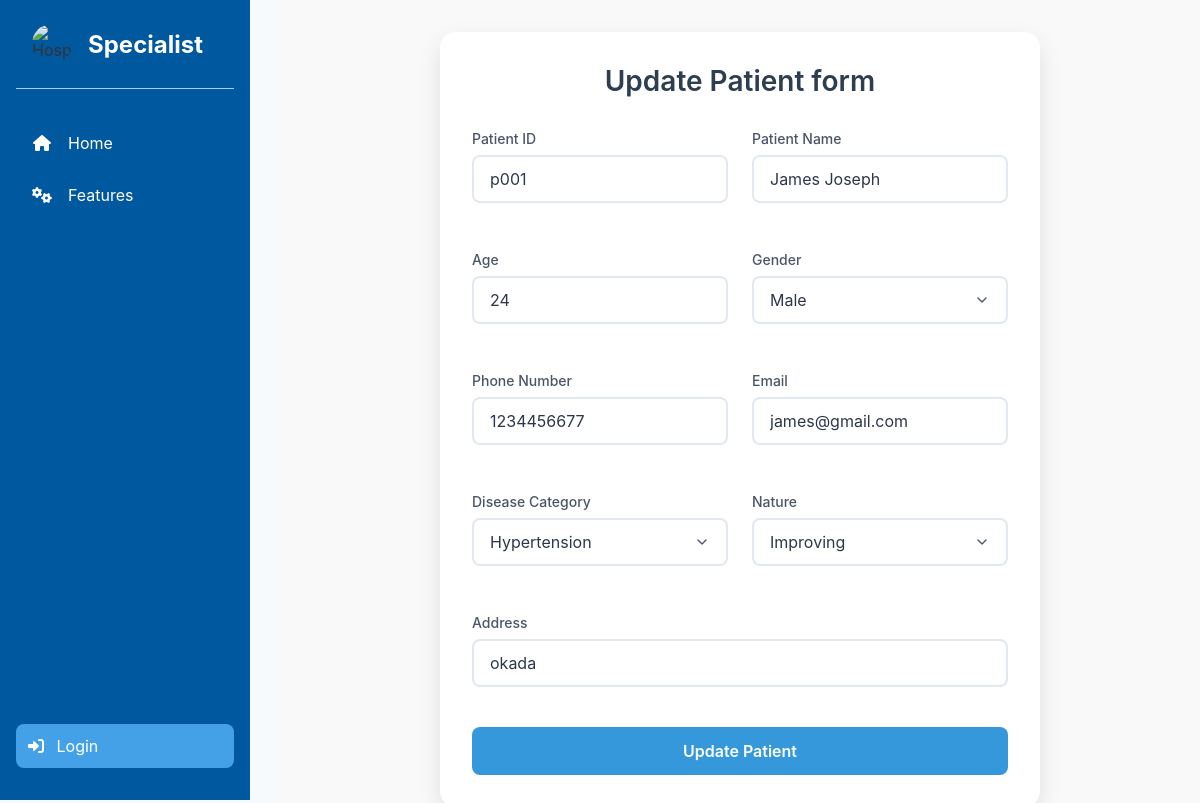
The app's page /update/5/ with its own data.
### CRM/models.py (models this page shows, shortened)
class Patient(models.Model):
    GENDER_CHOICES = [
        ('male', 'Male'),
        ('female', 'Female'),
        ('other', 'Other'),
    ]
    DISEASE_CATEGORY_CHOICES = [
        ('hypertension', 'Hypertension'),
        ('diabetes', 'Diabetes'),
        ('asthma', 'Asthma'),
        ('arthritis', 'Arthritis'),
        ('other', 'Other'),
    ]
    NATURE_CHOICES = [
        ('better', 'Better'),
        ('improving', 'Improving'),
        ('worsen', 'Worsen'),
    ]
    patient_id = models.CharField(max_length=50, unique=True)
    name = models.CharField(max_length=100)
    age = models.PositiveIntegerField()
    gender = models.CharField(max_length=10, choices=GENDER_CHOICES)
    phone = models.CharField(max_length=15)
    email = models.EmailField(unique=True)
    disease_category = models.CharField(max_length=20, choices=DISEASE_CATEGORY_CHOICES)
    nature = models.CharField(max_length=10, choices=NATURE_CHOICES)
    address = models.TextField()

### CRM/views.py (the view, shortened to what this page needs)
# urls.py: path('update/<int:pk>/', views.update, name='update'),
def update(request, pk):
    patient = get_object_or_404(Patient, pk=pk)
    return render(request, 'update.html', {'patient': patient})

### templates/update.html (shortened to what this page needs)
{%load static%}
<!DOCTYPE html>
<html lang="en">
<head>
    <link rel="stylesheet" href="{% static 'styles.css' %}">
    <link rel="stylesheet" href="https://cdnjs.cloudflare.com/ajax/libs/font-awesome/6.0.0-beta3/css/all.min.css">
</head>
<body>
    <aside class="sidebar" id="sidebar">
        <div class="logo-container">
            <img src="https://i.pinimg.com/736x/34/14/03/341403d15bcffea3bb9c9ab1424e8420.jpg" alt="Hospital Logo">
            <span>Specialist</span>
        </div>
        <ul class="nav-menu">
            <li class="nav-item">
                <a href="{% url 'index' %}" class="nav-link">
                    <i class="fas fa-home"></i>
                    <span>Home</span>
                </a>
            </li>
            <li class="nav-item">
                <a href="{% url 'features' %}" class="nav-link">
                    <i class="fas fa-cogs"></i>
                    <span>Features</span>
                </a>
            </li>
        </ul>
        {% if user.is_authenticated %}
            <a href="{% url 'logout' %}" class="logout-btn">
                <i class="fas fa-sign-out-alt"></i> Logout
            </a>
        {% else %}
            <a href="{% url 'login' %}" class="logout-btn">
                <i class="fas fa-sign-in-alt"></i> Login
            </a>
        {% endif %}
    </aside>
    <main class="main-content">
        <div class="registration-container">
            <h2>Update Patient form</h2>
            <form id="patientForm" action="{% url 'update' patient.pk %}" onsubmit="handleRegistration(event)" method="POST">
                <div class="form-grid">
                    <div class="form-group">
                        <label for="patientId">Patient ID</label>
                        <input type="text" id="patientId" name="patientId" value="{{ patient.patient_id }}" required placeholder="Enter patient ID">
                    </div>
                    <div class="form-group">
                        <label for="name">Patient Name</label>
                        <input type="text" id="name" name="name" value="{{ patient.name }}" required placeholder="Enter patient name">
                    </div>
                    <div class="form-group">
                        <label for="age">Age</label>
                        <input type="number" id="age" name="age" value="{{ patient.age }}" required placeholder="Enter age">
                    </div>
                    <div class="form-group">
                        <label for="gender">Gender</label>
                        <select id="gender" name="gender" required>
                            <option value="male" {% if patient.gender == "male" %}selected{% endif %}>Male</option>
                        </select>
                    </div>
                    <div class="form-group">
                        <label for="phone">Phone Number</label>
                        <input type="tel" id="phone" name="phone" value="{{ patient.phone }}" required placeholder="Enter phone number">
                    </div>
                    <div class="form-group">
                        <label for="email">Email</label>
                        <input type="email" id="email" name="email" value="{{ patient.email }}" required placeholder="Enter email address">
                    </div>
                    <div class="form-group">
                        <label for="diseaseCategory">Disease Category</label>
                        <select id="diseaseCategory" name="diseaseCategory" required>
                            <option value="hypertension" {% if patient.disease_category == "hypertension" %}selected{% endif %}>Hypertension</option>
                        </select>
                    </div>
                    <div class="form-group">
                        <label for="nature">Nature</label>
                        <select id="nature" name="nature" required>
                            <option value="improving" {% if patient.nature == "improving" %}selected{% endif %}>Improving</option>
                        </select>
                    </div>
                    <div class="form-group full-width">
                        <label for="address">Address</label>
                        <input type="text" id="address" name="address" value="{{ patient.address }}" required placeholder="Enter full address">
                    </div>
                </div>
                <button type="submit" class="submit-btn">Update Patient</button>
            </form>
        </div>
    </main>

### static/styles.css (style rules this page uses)
:root { --primary-color: #00589f; --secondary-color: #45A1E7; --light-color: #A8CFF1; --accent-color: #B9A6DC; --text-color: #ffffff; --hover-color: #033b6a; --gray-bg: #f4f6f8; --shadow: 0 2px 4px rgba(0, 0, 0, 0.1); }
* { margin: 0; padding: 0; box-sizing: border-box; text-decoration: none; }
body { font-family: 'Segoe UI', Tahoma, Geneva, Verdana, sans-serif; color: #333; min-height: 100vh; display: grid; grid-template-columns: auto 1fr; background-color: var(--gray-bg); }
.sidebar { background-color: var(--primary-color); width: 250px; padding: 1.5rem 1rem; height: 100vh; position: fixed; transition: transform 0.3s ease; }
.logo-container { display: flex; align-items: center; gap: 1rem; padding: 0 1rem 1.5rem; border-bottom: 1px solid var(--light-color); }
.logo-container img { width: 40px; height: 40px; border-radius: 50%; }
.logo-container span { color: var(--text-color); font-size: 1.5rem; font-weight: bold; }
.nav-menu { margin-top: 2rem; list-style: none; }
.nav-item { margin-bottom: 0.5rem; }
.nav-link { display: flex; align-items: center; padding: 0.75rem 1rem; color: var(--text-color); text-decoration: none; border-radius: 8px; transition: all 0.3s ease; }
.nav-link i { margin-right: 1rem; width: 20px; text-align: center; }
.logout-btn, .btn-signup { background-color: var(--secondary-color); color: var(--text-color); padding: 0.75rem 1.5rem; border: none; border-radius: 8px; cursor: pointer; font-size: 1rem; transition: background-color 0.3s; }
.btn-signup i, .logout-btn i { margin-right: 0.5rem; }
.logout-btn { position: absolute; bottom: 2rem; left: 1rem; right: 1rem; padding: 0.75rem; background-color: var(--secondary-color); color: var(--text-color); border: none; border-radius: 8px; cursor: pointer; transition: background-color 0.3s; }
.main-content { margin-left: 250px; transition: margin-left 0.3s ease; width: 100%; }
.main-content { padding: 2rem; background-color: #f9f9f9; }

### templates/update.html (style rules this page uses)
* { margin: 0; padding: 0; box-sizing: border-box; font-family: 'Inter', -apple-system, BlinkMacSystemFont, 'Segoe UI', Roboto, sans-serif; }
body { background: #f7fafc; min-height: 100vh; display: flex; }
.main-content { flex: 1; margin-left: 280px; padding: 2rem; display: flex; justify-content: center; align-items: flex-start; }
.registration-container { background: white; border-radius: 1rem; box-shadow: 0 10px 25px rgba(0, 0, 0, 0.1); width: 100%; max-width: 600px; padding: 2rem; }
.registration-container h2 { color: #2c3e50; margin-bottom: 2rem; text-align: center; font-size: 1.75rem; font-weight: 600; }
.form-grid { display: grid; grid-template-columns: repeat(2, 1fr); gap: 1.5rem; }
.form-group { margin-bottom: 1.5rem; }
.form-group.full-width { grid-column: span 2; }
label { display: block; margin-bottom: 0.5rem; color: #4a5568; font-size: 0.875rem; font-weight: 500; }
input, select { width: 100%; padding: 0.75rem 1rem; border: 2px solid #e2e8f0; border-radius: 0.5rem; font-size: 1rem; transition: all 0.3s ease; background-color: white; color: #2d3748; }
select { appearance: none; background-repeat: no-repeat; background-position: right 1rem center; background-size: 1rem; padding-right: 2.5rem; }
.submit-btn { background: #3498db; color: white; border: none; border-radius: 0.5rem; padding: 0.875rem; font-size: 1rem; font-weight: 600; cursor: pointer; width: 100%; transition: all 0.3s ease; margin-top: 1rem; }

### records on screen
Patient: patientId "p001", name "James Joseph", age "24", gender "Male", phone "1234456677", email "james@gmail.com", diseaseCategory "Hypertension", nature "Improving", address "okada"
